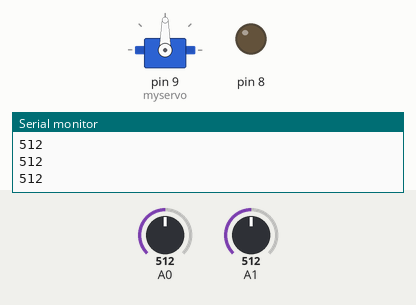
A sketch run on a simulated Arduino Uno, built with avr-gcc and run on an emulated ATmega328P. Shown: servo, output pins drawn as LEDs (lit = HIGH), the last lines printed to the serial monitor. Dashed ring = blinking. The test bench sets the inputs (shaded band); at power-on: A0 = 512, A1 = 512.

Above: at 1.2 s.
1.3 s: A0 set to 972
2.8 s: A0 set to 994
At 3.9 s:
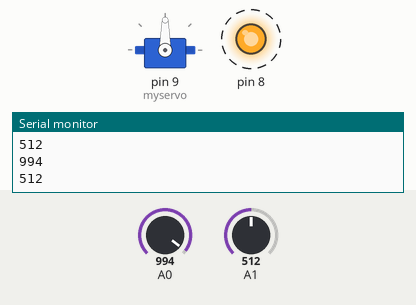
5.8 s: A1 set to 973
8.8 s: A1 set to 995
At 11.1 s:
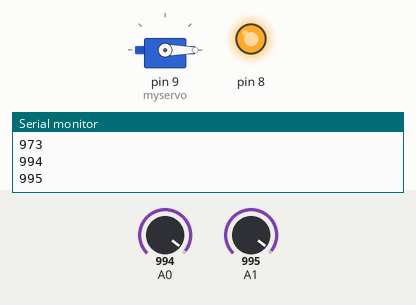
11.8 s: A1 set to 970
At 14.73 s:
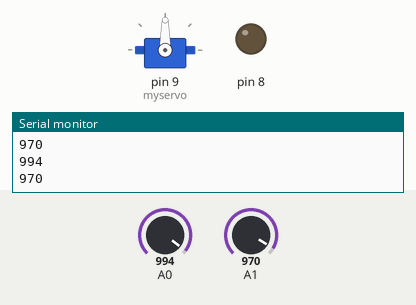
14.8 s: A1 set to 990
At 18.0 s:
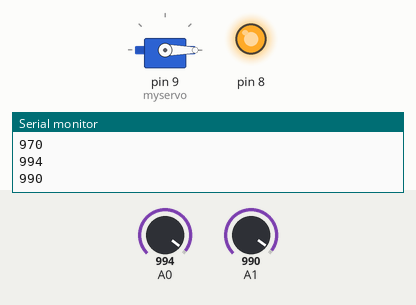
Timing chart, 0 to 18.8 s (numbered marks = the images above; inputs shaded):
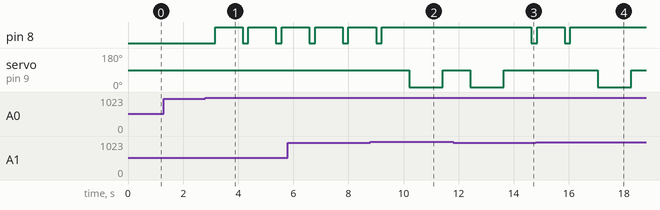

Measured:
- the behaviour switches between 979 and 980 on A0 (found by bisection; images 0 and 1)
- the behaviour switches between 979 and 980 on A1 (found by bisection; images 1 and 2)
- after the input at 2.8 s, pin 8: alternates HIGH for 1.0 s and LOW for 0.21 s, starting after 0.36 s
- after the input at 8.8 s, pin 8: goes on until 9.2 s, then stays HIGH; servo on pin 9 (myservo): 90° → 0° after 1.4 s, → 90° 1.2 s later
- after the input at 11.8 s, pin 8: HIGH → LOW after 2.8 s
- after the input at 14.8 s, pin 8: goes on until 16.1 s, then stays HIGH; servo on pin 9 (myservo): 90° → 0° after 2.3 s, → 90° 1.2 s later

The sketch:

smart_irrigation_system.ino
```cpp
#include <Servo.h>

Servo myservo;
int m=0;
int n=0;
int pos = 0;
void setup() {
  // put your setup code here, to run once:
pinMode(A0, INPUT_PULLUP);
pinMode(A1, INPUT_PULLUP);
pinMode(8,OUTPUT);
Serial.begin(9600);
myservo.attach(9);
}

void loop() {
  // put your main code here, to run repeatedly:

int m= analogRead(A0);
int n= analogRead(A1);
Serial.println(m);
delay(10);
Serial.println(n);
delay(200);
if (m>=980)
{


 myservo.write(90);              // tell servo to go to position in variable 'pos'

  digitalWrite(8, HIGH);
  delay(1000);
  }

else if(m<=970)
{

  digitalWrite(8, LOW);
  }
if (n>=980)
{

  myservo.write(0);              // tell servo to go to position in variable 'pos'

  digitalWrite(8, HIGH);
  delay(1000);

  }

else if(n<=970)
{

  digitalWrite(8, LOW);
  }

else
{
  digitalWrite(8, LOW);
  }
}
```
